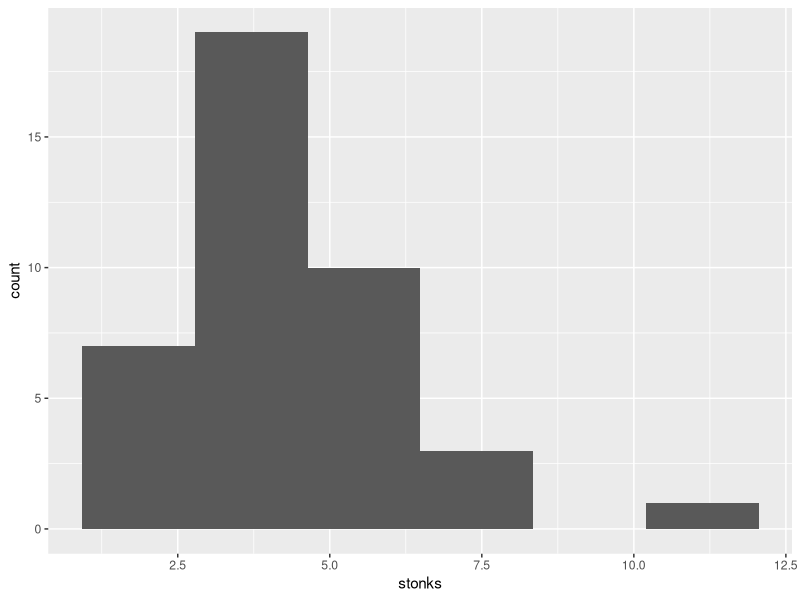
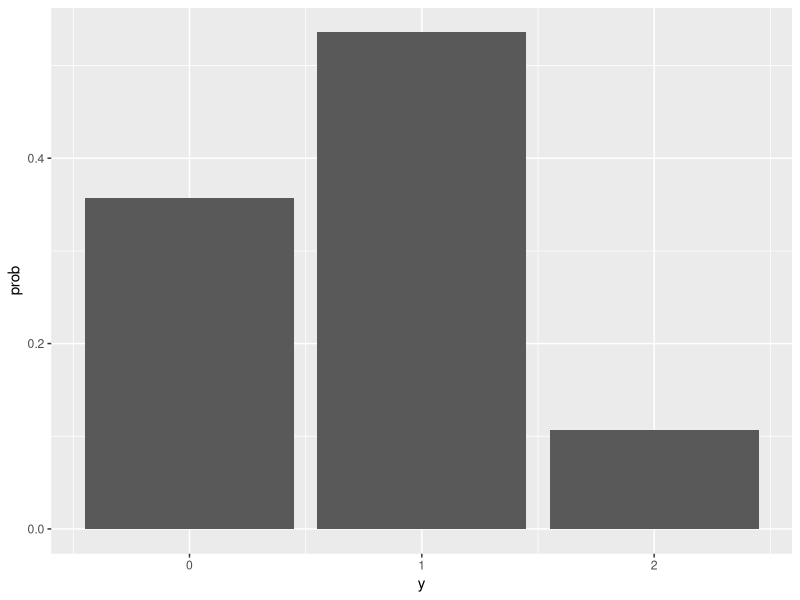
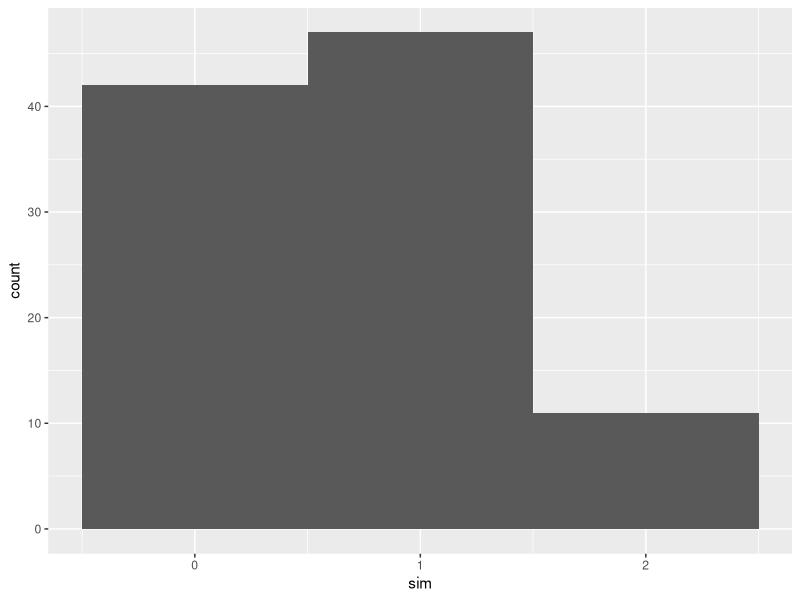

R code for these plots, in order:
## ---- chunk 1
knitr::opts_chunk$set(echo = TRUE)
library(tidyverse)
library(ggplot2)
## ---- chunk 2
stonks <- 
  c(11.88, 7.99, 7.15, 7.13, 6.27, 6.07, 5.98, 5.91, 5.49, 5.26, 5.07, 4.94,4.81, 4.79,
    4.55, 4.43, 4.40, 4.05, 3.94, 3.93, 3.78, 3.69, 3.62, 3.48, 3.44, 3.36, 3.26, 3.20,
    3.11, 3.03, 2.99, 2.89, 2.88, 2.74, 2.74, 2.69, 2.68, 2.63, 2.62, 2.61)

stonksdf <- data.frame(stonks)
## ---- chunk 3
ggplot(data = stonksdf, aes(stonks)) + 
  geom_histogram(bins = 6)
## ---- chunk 4
sum(stonksdf$stonks > 4)/count(stonksdf)
## ---- chunk 5
sum(stonksdf$stonks < 5)/count(stonksdf)
## ---- chunk 6
mstonk <- mean(stonks)

vstonk <- var(stonks)

sdstonk <- sd(stonks)

mstonk
vstonk
sdstonk
## ---- chunk 7
kstonk <-
  function(x){
    lower <- (mstonk - x * sdstonk)
    upper <- (mstonk + x * sdstonk)
    c(upper, lower)
  }

kstonk(1)
kstonk(2)
kstonk(3)

nstonk <- 
  function(x){
    lower <- I(mstonk - x * sdstonk)
    upper <- I(mstonk + x * sdstonk)
    stonks_df <- data.frame(stonks)
    vals <- filter(stonks_df, stonks > lower, stonks < upper)
    count(vals)
  }

nstonk(1)
nstonk(2)
nstonk(3)

## ---- chunk 8
range <- max(stonks) - min(stonks)
range
appx <- range/4
appx
## ---- chunk 9
dhyper(0:2, 2, 6, 3)

pop <- data.frame(prob = dhyper(0:2, 2, 6, 3), y = 0:2)

ggplot(data = pop, aes(y, prob)) + 
  geom_col()
## ---- chunk 10
sim <- data.frame(sim = rhyper(100, 2, 6, 3)) 

sim %>%
ggplot(aes(sim)) + 
  geom_histogram(bins = 3)
## ---- chunk 11
pop_mean <- sum(pop$prob * pop$y)
pop_mean

sample_mean <- mean(sim$sim)
sample_mean
## ---- chunk 12
p <- .25
pop_var <- 3*p*(1-p)*(5/7)
#the above are formulas from the dhyper documentation
pop_var

sample_var <- var(sim$sim)
sample_var
